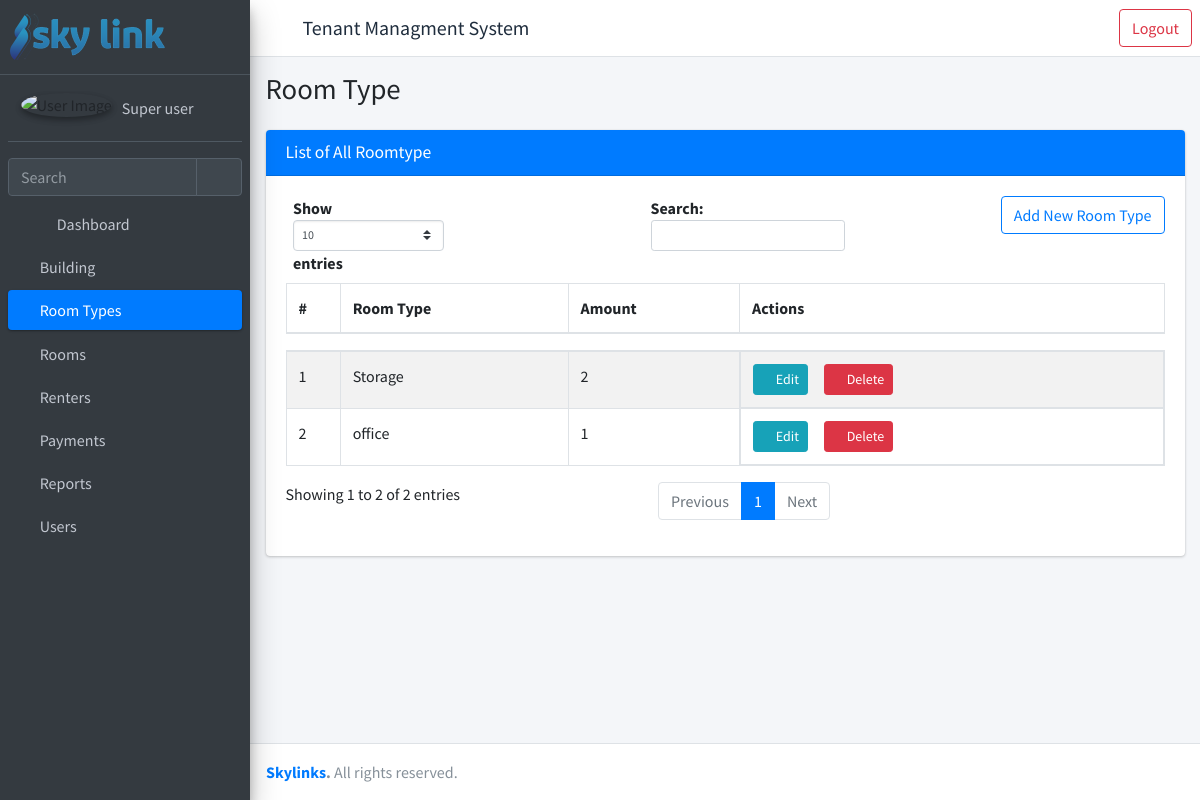
/list-roomtype/ (signed in), run on the app's committed database.
### rent/models.py (models this page shows, shortened)
class RoomType(models.Model):
    room_type=models.CharField(_("Room Type"), max_length=50)

### rent/views.py (the view)
# urls.py: path("list-roomtype/", views.RoomTypeListView.as_view(), name= "list-roomtypes"),
class RoomTypeListView(LoginRequiredMixin, RoomTypeViewPermissionMixin, ListView):
    model = RoomType
    template_name = "rent/list-roomtype.html"
    def get_context_data(self, **kwargs):
        context = super().get_context_data(**kwargs)
        context["title"] = "Room Type"
        context["open"] = "roomtype"
        context['obj_model'] = "roomtype"
        return {**context, **permissions(self.request)}

### templates/rent/list-roomtype.html (shortened to what this page needs)
{% extends 'rent/homepage.html' %}
{% load static %}
{% block main_page %}
<div class="content">
    <div class="container-fluid">
        <div class="card">
            <div class="card-header bg-primary">
                <h3 class="card-title ">List of All {{ obj_model.capitalize }}</h3>
            </div>
            <div class="card-body">
                <a class="btn btn-outline-primary float-right mb-3"
                href="{% url 'register-roomtype' %}">Add New Room Type</a>
                <table id="example1" class="table table-bordered table-striped" width="100%">
                    <thead>
                            <tr>
                                <th>#</th>
                                <th>Room Type</th>
                                <th>Amount</th>
                                <th>Actions</th>
                            </tr>
                        </thead>
                        <tbody>
                        {% if object_list.count > 0 %}
                            {% for data in object_list %}
                                <tr>
                                    <td>{{ forloop.counter }}</td>
                                    <td>{{ data.room_type }}</td>
                                    <td>{{ data.room_set.count }}</td>
                                    <td class="product-action d-flex">
                                        {% if roomtype_change_permission %}
                                        <a class="btn btn-info btn-sm mr-3" href="{% url 'update-roomtype' pk=data.id %}">
                                            <i class="fas fa-pencil-alt">
                                            </i>
                                            Edit
                                        </a>
                                        {% endif %}
                                        {% if roomtype_delete_permission %}
                                        <a class="btn btn-danger btn-sm mr-3" href="{% url 'delete-roomtype' pk=data.id %}">
                                            <i class="fas fa-trash">
                                            </i>
                                            Delete
                                        </a>
                                        {% endif %}
                                    </td>
                                </tr>
                            {% endfor %}
                        {% else %}
                                <tr>
                                    <td colspan="4" class="dataTables_empty text-center" valign="top">No records found</td>
                                </tr>
                        {% endif %}
                            </tbody>
                        </table>
                    </div>
                </div>
            </div>
        </div>
        {% endblock main_page %}
        {% block scripts %}
        {% load static %}
        {% endblock scripts %}

### templates/rent/homepage.html (shortened to what this page needs)
{% load static %}
<!DOCTYPE html>
<html lang="en">
<head>
  <link rel="stylesheet" href=" {% static 'plugins/fontawesome-free/css/all.min.css' %} ">
  <link rel="stylesheet" href="{% static 'plugins/sweetalert2-theme-bootstrap-4/bootstrap-4.min.css' %}">
  <link rel="stylesheet" href=" {% static 'dist/css/adminlte.min.css' %}">
</head>
<body class="hold-transition sidebar-mini" >
  <div class="wrapper">
    <nav class="main-header navbar navbar-expand navbar-white navbar-light d-flex">
      <ul class="navbar-nav">
        <li class="nav-item">
          <a class="nav-link" data-widget="pushmenu" href="#" role="button"><i class="fas fa-bars"></i></a>
        </li>
        <li class="nav-item d-none d-sm-flex align-self-center">
          <h5 href="{% url 'home' %}" class="nav-item">Tenant Managment System</h5>
        </li>
      </ul>
          <ul class="navbar-nav ml-auto">
            <li>
              <a class="btn btn-outline-danger ml-auto" href = "{% url 'logout' %}">Logout</a>
            </li>
          </ul>
    </nav>
    <aside class="main-sidebar sidebar-dark-primary elevation-4">
      <a href="{% url 'home'%}" class="brand-link">
        <img src=" {% static 'images/skylink.png' %}" alt="AdminLTE Logo"
          style="opacity: .8">
      </a>
      <div class="sidebar">
        <div class="user-panel mt-3 pb-3 mb-3 d-flex">
          <div class="image">
            <img src=" {% static 'dist/img/avatar.png' %} " class="img-circle elevation-2" alt="User Image">
          </div>
          <div class="info">
            <a href="{% url 'user-info' %}" class="d-block">{{request.user.get_full_name}}</a>
          </div>
        </div>
        <div class="form-inline">
          <div class="input-group" data-widget="sidebar-search">
            <input class="form-control form-control-sidebar" type="search" placeholder="Search" aria-label="Search">
            <div class="input-group-append">
              <button class="btn btn-sidebar">
                <i class="fas fa-search fa-fw"></i>
              </button>
            </div>
          </div>
        </div>
        <nav class="mt-2">
          <ul class="nav nav-pills nav-sidebar flex-column" data-widget="treeview" role="menu" data-accordion="false">
            <li class="nav-item">
              <a href="{% url 'home' %}" class="nav-link {% if open == "dashboard" %}active{% endif %}">
                <i class="nav-icon fas fa-chart-pie"></i>
                <p>
                  Dashboard
                </p>
              </a>
            </li>
            {% if building_permission %}
              <li class="nav-item">
                <a href="{% url 'list-buildings' %}" class="nav-link {% if open == "building" %}active{% endif %}">
                  <i class="fa fa-building" aria-hidden="true"></i>
                  <p>
                    Building
                  </p>
                </a>
              </li>
            {% endif %}
            {% if roomtype_permission %}
            <li class="nav-item">
              <a href="{% url 'list-roomtypes' %}" class="nav-link {% if open == "roomtype" %}active{% endif %}">
                <i class="fa fa-building" aria-hidden="true"></i>
                <p>
                  Room Types
                </p>
              </a>
            </li>
          {% endif %}
            {% if roomtype_permission %}
              <li class="nav-item">
                <a href="{% url 'list-rooms' %}" class="nav-link {% if open == 'room' %}active{% endif %}">
                  <i class="fa fa-building" aria-hidden="true"></i>
                  <p>
                    Rooms
                  </p>
                </a>
              </li>
            {% endif %}
            {% if renter_permission %}
            <li class="nav-item">
              <a href="{% url 'list-renters' %}" class="nav-link {% if open == 'renter' %}active{% endif %}">
                <i class="fa fa-users" aria-hidden="true"></i>
                <p>
                  Renters
                </p>
              </a>
            </li>
            {% endif %}
            {% if payment_permission %}
              <li class="nav-item {% if open == "payment" %}menu-open{% elif open == "overdue"%} menu-open {% elif open == "penality"%}menu-open {% endif %} ">
                <a href="{% url 'list-payments' %}" class="nav-link {% if open == "payment" %}active {% elif open == "overdue"%} active {% elif open == "penality"%} active {% endif %}">
                  <i class="fa fa-credit-card" aria-hidden="true"></i>
                  <p>
                    Payments
                  </p>
                </a>
              </li>
            {% endif %}
            {% if report_permission %}
              <li class="nav-item">
                <a href="{% url 'list-menu-reports' %}" class="nav-link {% if open == "report" %}active{% endif %}">
                  <i class="fa fa-folder" aria-hidden="true"></i>
                  <p>
                    Reports
                  </p>
                </a>
              </li>
            {% endif %}
            {% if user_permission %}
              <li class="nav-item">
                <a href="{% url 'list-users' %}" class="nav-link {% if open == "user" %}active{% endif %}">
                  <i class="fa fa-users" aria-hidden="true"></i>
                  <p>
                    Users
                  </p>
                </a>
              </li>
            {% endif %}
          </ul>
        </nav>
      </div>
    </aside>
    <div class="content-wrapper">
      <div class="content-header">
        <div class="container-fluid">
          <div class="row mb-2">
            <div class="col-sm-6">
              <h1 class="m-0">{{ title }}</h1>
            </div>
          </div>
        </div>
      </div>
      {% block main_page %}
      {% endblock main_page %}
    </div>
    <footer class="main-footer">
      <strong><a href="{% url 'home' %}">Skylinks</a>.</strong> All rights reserved.
    </footer>
  </div>
</body>
</html>

### data on the page
RoomType: room_type "Storage", room_set.count "2"
RoomType: room_type "office", room_set.count "1"

### other printed values
{{ request.user.get_full_name }} "Super user"
{{ title }} "Room Type"
{{ obj_model.capitalize }} "Roomtype"
